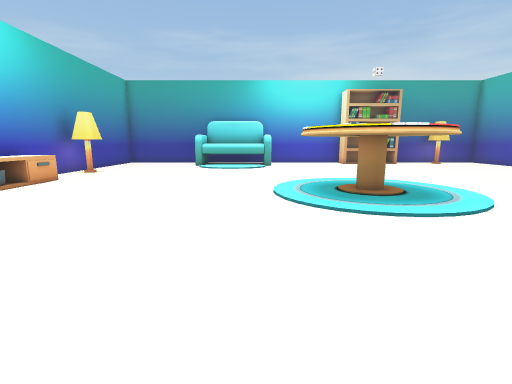
[1] (above)

17 first-person views from a walk through a scene from a Unity 3-D project. The camera is 1.5 m above the floor, tilts 10° down and sees 85° across. The floor is counted in squares, 1 m on a side. Each view is taken from the middle of a square. On the plan, view 1 faces up. The plan holds only what a view shows up to about 14 squares ahead; the rest is blank.

[2]
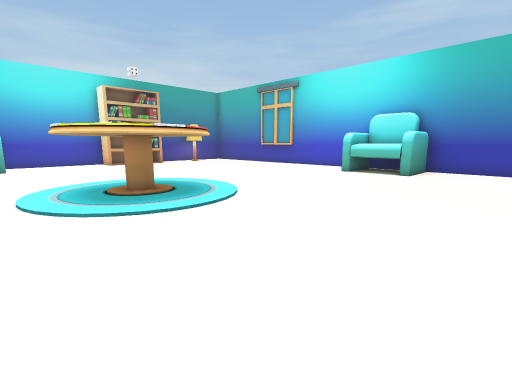

[3]
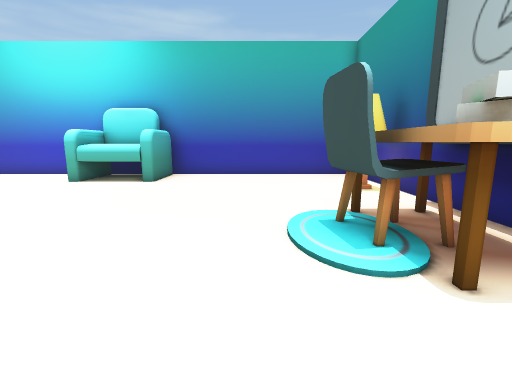

[4]
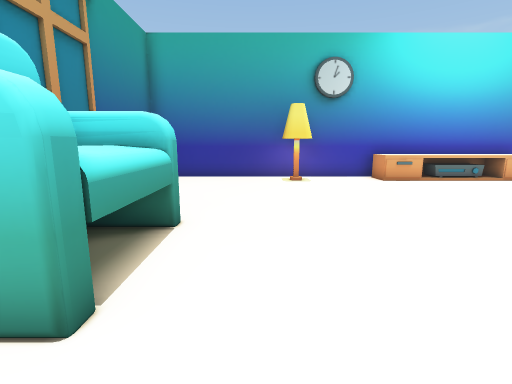

[5]
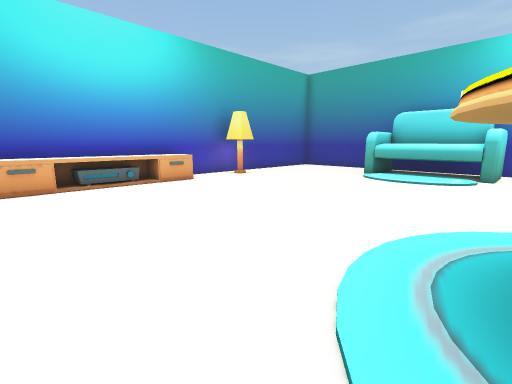

[6]
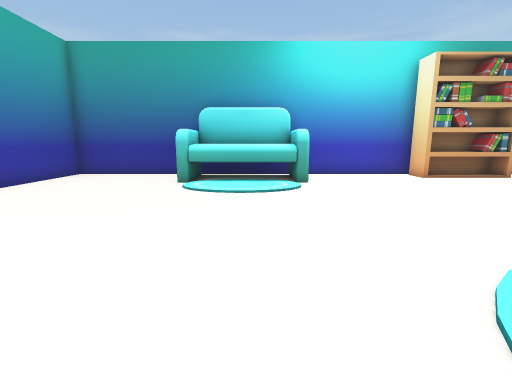

[7]
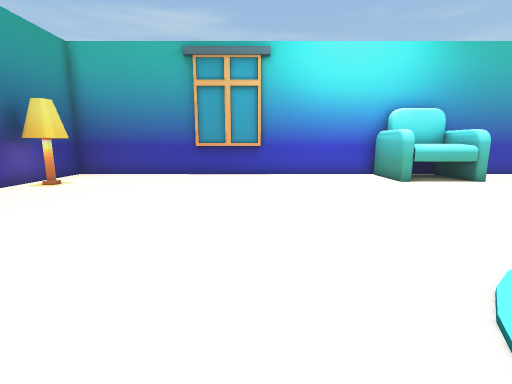

[8]
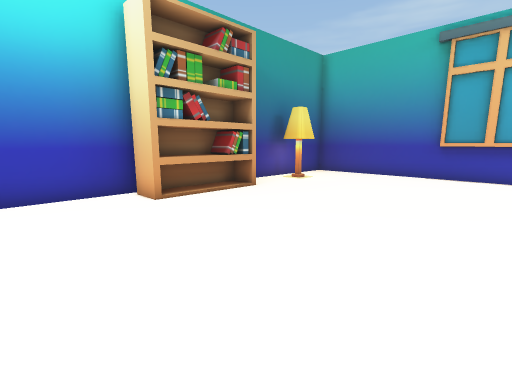

[9]
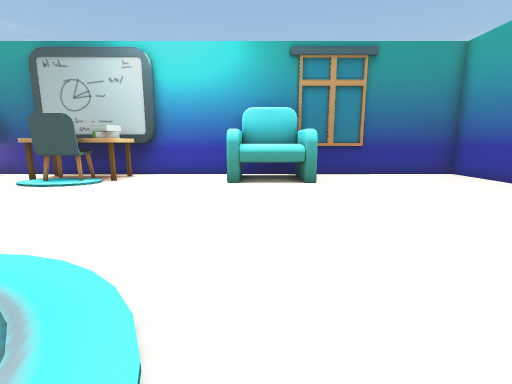

[10]
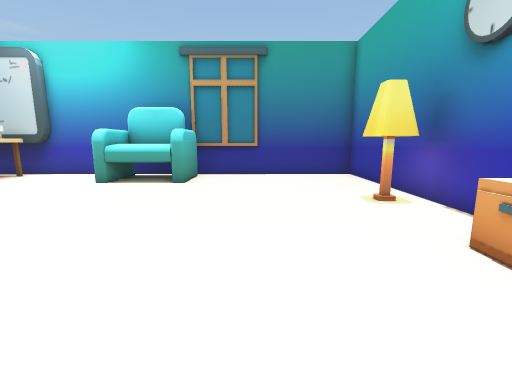

[11]
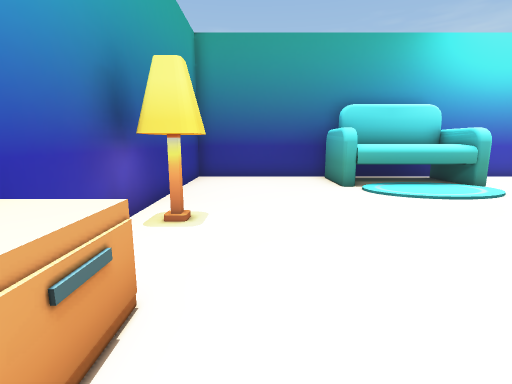

[12]
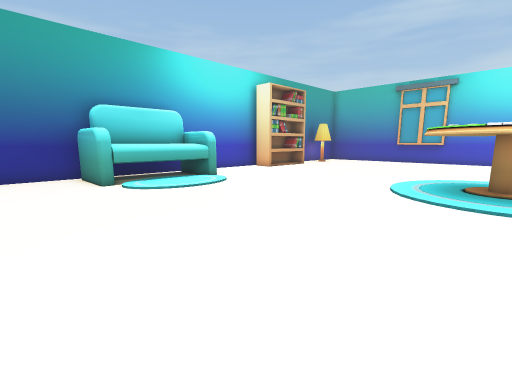

[13]
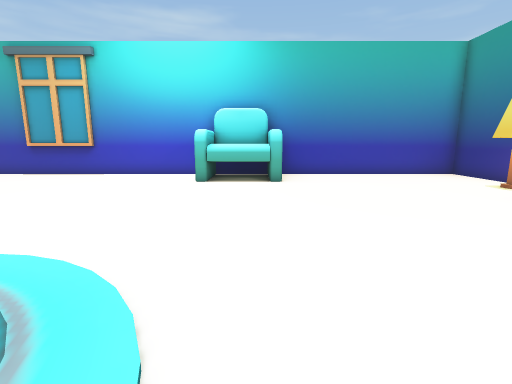

[14]
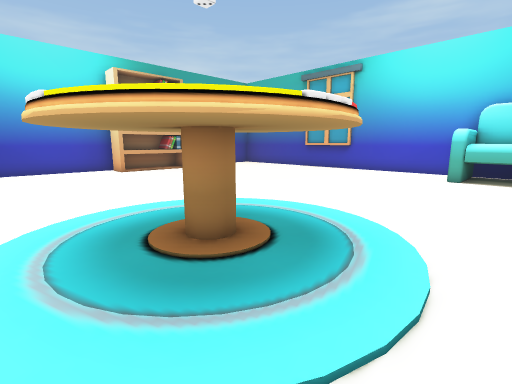

[15]
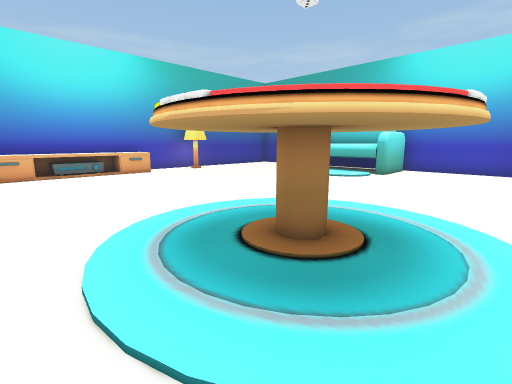

[16]
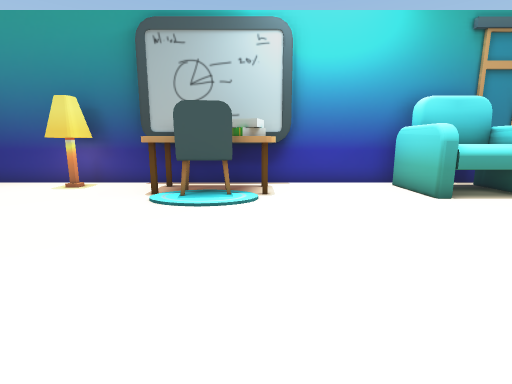

[17]
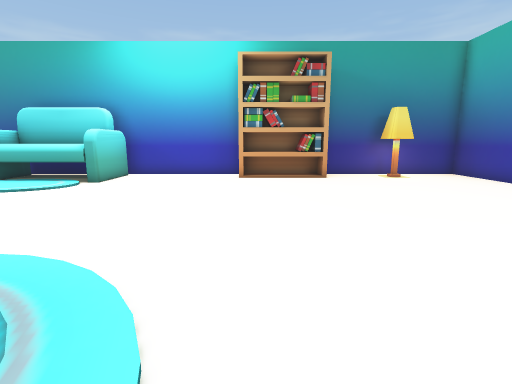

### Floor plan
Key: @ floor where view 1 was taken; # wall or solid block; . floor; = window, fence, low wall or low ledge; ^ raised ledge; L lamp; T table; S sofa; C chair; B books; H shelf; O other object.
Columns run from 10 left of view 1 to 17 right of it. Each row starts with its distance up from view 1.
 22 #################    #######
 21 #.....SSSSSS....HHHOB..LL..#
 20 #.....S    S....HHHOB..LL..#
 19 #.....SSSSSS...............#
 18 #..........................#
 17 #..........................#
 16 #..........................#
 15 #LL........................#
 14 #LL........................#
 13 #..........................#
 12 #..........................#
 11 #^^...........T............#
 10 #^^.........T###...........#
  9 #^^........T####T..........#
  8 #^^.........####...........#
  7 #^^.........####........SSS#
  6 #^^...........T.........SSS#
  5 #^=.....................SSS#
  4 #.......................SSS#
  3 #..........................#
  2 #LL........................#
  1 #LL........................#
  0 #.........@................#
 -1 #................CC........#
 -2 #.......SSSS....TCCT.......#
 -3 #.......SSSS....BBTT..LL...#
 -4 #.......SSSS...##### .LL...#
 -5 #################  #########

Where each view was taken, in squares from view 1:
view 1: 0 up, 0 right, facing up
view 2: 0 up, 0 right, facing up-right
view 3: 0 up, 3 right, facing right
view 4: 0 up, 3 right, facing left
view 5: 5 up, 2 right, facing up-left
view 6: 8 up, 1 left, facing up
view 7: 13 up, 3 right, facing right
view 8: 13 up, 3 right, facing up-right
view 9: 9 up, 0 right, facing down
view 10: 9 up, 5 left, facing down
view 11: 9 up, 7 left, facing up
view 12: 8 up, 7 left, facing up-right
view 13: 5 up, 3 right, facing right
view 14: 5 up, 1 right, facing up-right
view 15: 5 up, 6 right, facing up-left
view 16: 6 up, 6 right, facing down
view 17: 8 up, 7 right, facing up
